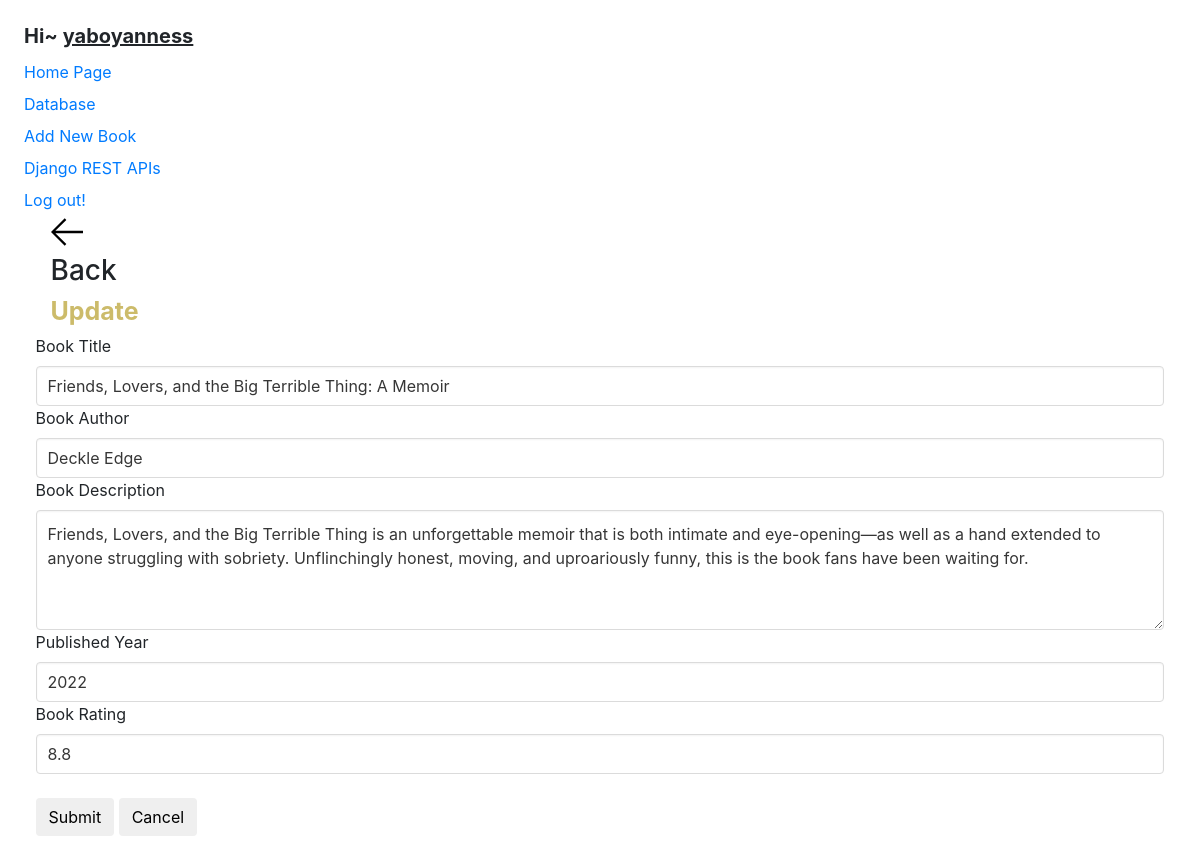
The app's page /edit_book/6 (signed in) with its own data.
### books/models.py (models this page shows, shortened)
class Book(models.Model):
    title = models.CharField(max_length=200)
    author = models.CharField(max_length=50)
    year = models.PositiveIntegerField(null=True)
    rating = models.FloatField(null=True, validators=[MaxValueValidator(10), MinValueValidator(1)])
    description = models.TextField(null=True, blank=True)
    created_by = models.DateTimeField(auto_now_add=True, editable=False)
    last_updated = models.DateTimeField(auto_now=True)
    posted_by = models.ForeignKey(User, on_delete=models.SET_NULL, null=True)

### books/views.py (the view, shortened to what this page needs)
# urls.py: path('edit_book/<str:id>', views.editBook, name='edit'),
@login_required
def editBook(request, id):
    book = Book.objects.get(id=id)
    form = bookForm(instance=book)
    context = {'form': form, 'b': book, "title": "Update Book"}
    return render(request, 'books/editBook.html', context)

### books/forms.py
class bookForm(forms.ModelForm):
    class Meta:
        model = Book
        fields = "__all__"
        exclude = ['last_updated', 'created_by']

### books/templates/books/editBook.html (shortened to what this page needs)
{%  extends 'books/home.html' %}
{% load widget_tweaks %}
{% block content %}
<main class="create-book layout" >
    <div class="container" style="margin-left: 1%; margin-right: 1%">
        <div class="layout__boxTitle">
            <a href="/">
                <svg version="1.1" xmlns="http://www.w3.org/2000/svg" width="32" height="32"
                     viewBox="0 0 32 32">
                    <title>arrow-left</title>
                    <path d="M13.723 2.286l-13.723 13.714 13.719 13.714 1.616-1.611-10.96-10.96h27.625v-2.286h-27.625l10.965-10.965-1.616-1.607z"></path>
                </svg>
            </a>
            <h3>Back</h3>
        </div>
        <h1 style="font-weight: bold; font-size: 25px; color: #ccbb6a ">Update <u style="font-style: oblique; color: black">{{ b.name }}</u></h1>
    </div>
    <div style="margin-left: 1%; margin-right: 1%">
        <form class="form" method="POST">
            <div class="form__group">
                <label for="book_name">Book Title</label>
                {% render_field form.title class="input" placeholder="Enter Title"%}
            </div>
            <div class="form__group">
                <label for="book_author">Book Author</label>
                {% render_field form.author class="input" placeholder="Enter Author"%}
            </div>
            <div class="form__group">
                <label for="book_description">Book Description</label>
                {% render_field form.description class="textarea" rows="4" placeholder="Enter Description" %}
            </div>
            <div class="form__group">
                <label for="book_year">Published Year</label>
                {% render_field form.year class="input" placeholder="Enter Published Year" %}
            </div>
            <div class="form__group">
                <label for="book_rating">Book Rating</label>
                {% render_field form.rating class="input" placeholder="Enter Rating Number" %}
            </div>
            <br>
            <div class="form__action">
                <button class="btn btn--main" type="submit">
                    <span>Submit</span>
                </button>
                <button class="btn btn--main" type="reset">
                    <span>Cancel</span>
                </button>
            </div>
        </form>
    </div>
</main>
{% endblock %}

### books/templates/books/home.html (shortened to what this page needs)
<!DOCTYPE html>
<html lang="en">
<head>
  <link rel="stylesheet" href="https://cdn.jsdelivr.net/npm/bulma@0.8.0/css/bulma.min.css">
  <link rel="stylesheet" href="https://cdn.jsdelivr.net/npm/bootstrap@4.0.0/dist/css/bootstrap.min.css">
</head>
<body>
<div style="margin: 2%">
  {% if user.is_authenticated %}
  <h1 style="font-weight: bold; font-size: 20px ">Hi~ <u>{{user}}</u></h1>
  {% endif %}
  {% include "navbar.html" %}
  {% block content %}{% endblock %}
</div>
</body>
</html>

### records on screen
Book: title "Friends, Lovers, and the Big Terrible Thing: A Memoir", author "Deckle Edge", description "Friends, Lovers, and the Big Terrible Thing is an unforgettable memoir that is both intimate and eye-opening—as well as a hand extended to anyone struggling with sobriety. Unflinchingly honest, moving, and uproariously funny, this is the book fans have been waiting for.", year "2022", rating "8.8"

### other values on screen
{{ user }} "yaboyanness"
